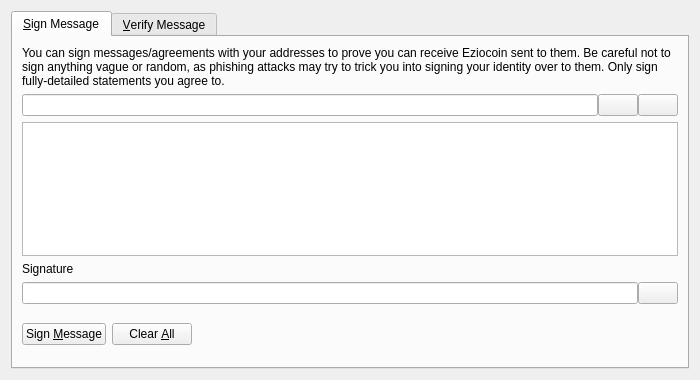
<?xml version="1.0" encoding="UTF-8"?>
<ui version="4.0">
 <class>SignVerifyMessageDialog</class>
 <widget class="QDialog" name="SignVerifyMessageDialog">
  <property name="geometry">
   <rect>
    <x>0</x>
    <y>0</y>
    <width>700</width>
    <height>380</height>
   </rect>
  </property>
  <property name="windowTitle">
   <string>Signatures - Sign / Verify a Message</string>
  </property>
  <property name="modal">
   <bool>true</bool>
  </property>
  <layout class="QVBoxLayout" name="verticalLayout">
   <item>
    <widget class="QTabWidget" name="tabWidget">
     <property name="currentIndex">
      <number>0</number>
     </property>
     <widget class="QWidget" name="tabSignMessage">
      <attribute name="title">
       <string>&amp;Sign Message</string>
      </attribute>
      <layout class="QVBoxLayout" name="verticalLayout_SM">
       <item>
        <widget class="QLabel" name="infoLabel_SM">
         <property name="text">
          <string>You can sign messages/agreements with your addresses to prove you can receive Eziocoin sent to them. Be careful not to sign anything vague or random, as phishing attacks may try to trick you into signing your identity over to them. Only sign fully-detailed statements you agree to.</string>
         </property>
         <property name="textFormat">
          <enum>Qt::PlainText</enum>
         </property>
         <property name="wordWrap">
          <bool>true</bool>
         </property>
        </widget>
       </item>
       <item>
        <layout class="QHBoxLayout" name="horizontalLayout_1_SM">
         <property name="spacing">
          <number>0</number>
         </property>
         <item>
          <widget class="QValidatedLineEdit" name="addressIn_SM">
           <property name="toolTip">
            <string>The Eziocoin address to sign the message with</string>
           </property>
          </widget>
         </item>
         <item>
          <widget class="QPushButton" name="addressBookButton_SM">
           <property name="toolTip">
            <string>Choose previously used address</string>
           </property>
           <property name="text">
            <string/>
           </property>
           <property name="shortcut">
            <string>Alt+A</string>
           </property>
           <property name="autoDefault">
            <bool>false</bool>
           </property>
          </widget>
         </item>
         <item>
          <widget class="QPushButton" name="pasteButton_SM">
           <property name="toolTip">
            <string>Paste address from clipboard</string>
           </property>
           <property name="text">
            <string/>
           </property>
           <property name="shortcut">
            <string>Alt+P</string>
           </property>
           <property name="autoDefault">
            <bool>false</bool>
           </property>
          </widget>
         </item>
        </layout>
       </item>
       <item>
        <widget class="QPlainTextEdit" name="messageIn_SM">
         <property name="toolTip">
          <string>Enter the message you want to sign here</string>
         </property>
        </widget>
       </item>
       <item>
        <widget class="QLabel" name="signatureLabel_SM">
         <property name="text">
          <string>Signature</string>
         </property>
         <property name="textFormat">
          <enum>Qt::PlainText</enum>
         </property>
        </widget>
       </item>
       <item>
        <layout class="QHBoxLayout" name="horizontalLayout_2_SM">
         <property name="spacing">
          <number>0</number>
         </property>
         <item>
          <widget class="QLineEdit" name="signatureOut_SM">
           <property name="font">
            <font>
             <italic>true</italic>
            </font>
           </property>
           <property name="readOnly">
            <bool>true</bool>
           </property>
          </widget>
         </item>
         <item>
          <widget class="QPushButton" name="copySignatureButton_SM">
           <property name="toolTip">
            <string>Copy the current signature to the system clipboard</string>
           </property>
           <property name="text">
            <string/>
           </property>
           <property name="autoDefault">
            <bool>false</bool>
           </property>
          </widget>
         </item>
        </layout>
       </item>
       <item>
        <layout class="QHBoxLayout" name="horizontalLayout_3_SM">
         <item>
          <widget class="QPushButton" name="signMessageButton_SM">
           <property name="toolTip">
            <string>Sign the message to prove you own this Eziocoin address</string>
           </property>
           <property name="text">
            <string>Sign &amp;Message</string>
           </property>
           <property name="autoDefault">
            <bool>false</bool>
           </property>
          </widget>
         </item>
         <item>
          <widget class="QPushButton" name="clearButton_SM">
           <property name="toolTip">
            <string>Reset all sign message fields</string>
           </property>
           <property name="text">
            <string>Clear &amp;All</string>
           </property>
           <property name="autoDefault">
            <bool>false</bool>
           </property>
          </widget>
         </item>
         <item>
          <spacer name="horizontalSpacer_1_SM">
           <property name="orientation">
            <enum>Qt::Horizontal</enum>
           </property>
           <property name="sizeHint" stdset="0">
            <size>
             <width>40</width>
             <height>48</height>
            </size>
           </property>
          </spacer>
         </item>
         <item>
          <widget class="QLabel" name="statusLabel_SM">
           <property name="font">
            <font>
             <weight>75</weight>
             <bold>true</bold>
            </font>
           </property>
           <property name="text">
            <string/>
           </property>
           <property name="wordWrap">
            <bool>true</bool>
           </property>
          </widget>
         </item>
         <item>
          <spacer name="horizontalSpacer_2_SM">
           <property name="orientation">
            <enum>Qt::Horizontal</enum>
           </property>
           <property name="sizeHint" stdset="0">
            <size>
             <width>40</width>
             <height>48</height>
            </size>
           </property>
          </spacer>
         </item>
        </layout>
       </item>
      </layout>
     </widget>
     <widget class="QWidget" name="tabVerifyMessage">
      <attribute name="title">
       <string>&amp;Verify Message</string>
      </attribute>
      <layout class="QVBoxLayout" name="verticalLayout_VM">
       <item>
        <widget class="QLabel" name="infoLabel_VM">
         <property name="text">
          <string>Enter the receiver's address, message (ensure you copy line breaks, spaces, tabs, etc. exactly) and signature below to verify the message. Be careful not to read more into the signature than what is in the signed message itself, to avoid being tricked by a man-in-the-middle attack. Note that this only proves the signing party receives with the address, it cannot prove sendership of any transaction!</string>
         </property>
         <property name="textFormat">
          <enum>Qt::PlainText</enum>
         </property>
         <property name="alignment">
          <set>Qt::AlignLeading|Qt::AlignLeft|Qt::AlignTop</set>
         </property>
         <property name="wordWrap">
          <bool>true</bool>
         </property>
        </widget>
       </item>
       <item>
        <layout class="QHBoxLayout" name="horizontalLayout_1_VM">
         <property name="spacing">
          <number>0</number>
         </property>
         <item>
          <widget class="QValidatedLineEdit" name="addressIn_VM">
           <property name="toolTip">
            <string>The Eziocoin address the message was signed with</string>
           </property>
          </widget>
         </item>
         <item>
          <widget class="QPushButton" name="addressBookButton_VM">
           <property name="toolTip">
            <string>Choose previously used address</string>
           </property>
           <property name="text">
            <string/>
           </property>
           <property name="shortcut">
            <string>Alt+A</string>
           </property>
           <property name="autoDefault">
            <bool>false</bool>
           </property>
          </widget>
         </item>
        </layout>
       </item>
       <item>
        <widget class="QPlainTextEdit" name="messageIn_VM"/>
       </item>
       <item>
        <widget class="QValidatedLineEdit" name="signatureIn_VM"/>
       </item>
       <item>
        <layout class="QHBoxLayout" name="horizontalLayout_2_VM">
         <item>
          <widget class="QPushButton" name="verifyMessageButton_VM">
           <property name="toolTip">
            <string>Verify the message to ensure it was signed with the specified Eziocoin address</string>
           </property>
           <property name="text">
            <string>Verify &amp;Message</string>
           </property>
           <property name="autoDefault">
            <bool>false</bool>
           </property>
          </widget>
         </item>
         <item>
          <widget class="QPushButton" name="clearButton_VM">
           <property name="toolTip">
            <string>Reset all verify message fields</string>
           </property>
           <property name="text">
            <string>Clear &amp;All</string>
           </property>
           <property name="autoDefault">
            <bool>false</bool>
           </property>
          </widget>
         </item>
         <item>
          <spacer name="horizontalSpacer_1_VM">
           <property name="orientation">
            <enum>Qt::Horizontal</enum>
           </property>
           <property name="sizeHint" stdset="0">
            <size>
             <width>40</width>
             <height>48</height>
            </size>
           </property>
          </spacer>
         </item>
         <item>
          <widget class="QLabel" name="statusLabel_VM">
           <property name="font">
            <font>
             <weight>75</weight>
             <bold>true</bold>
            </font>
           </property>
           <property name="text">
            <string/>
           </property>
           <property name="wordWrap">
            <bool>true</bool>
           </property>
          </widget>
         </item>
         <item>
          <spacer name="horizontalSpacer_2_VM">
           <property name="orientation">
            <enum>Qt::Horizontal</enum>
           </property>
           <property name="sizeHint" stdset="0">
            <size>
             <width>40</width>
             <height>48</height>
            </size>
           </property>
          </spacer>
         </item>
        </layout>
       </item>
      </layout>
     </widget>
    </widget>
   </item>
  </layout>
 </widget>
 <customwidgets>
  <customwidget>
   <class>QValidatedLineEdit</class>
   <extends>QLineEdit</extends>
   <header>qvalidatedlineedit.h</header>
  </customwidget>
 </customwidgets>
 <resources>
  <include location="../dash.qrc"/>
 </resources>
 <connections/>
</ui>
